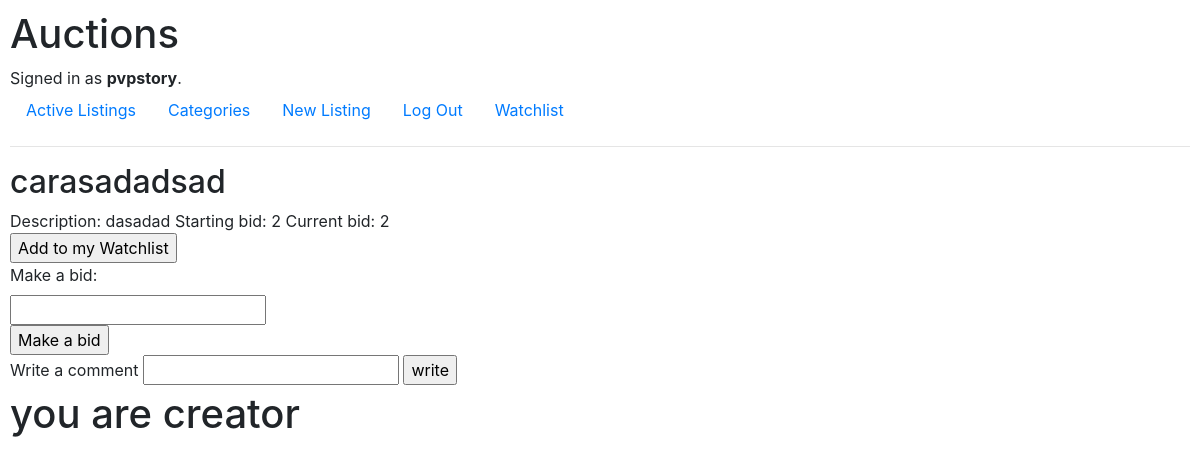
Page /listing/7 (signed in) on the earlier database version.
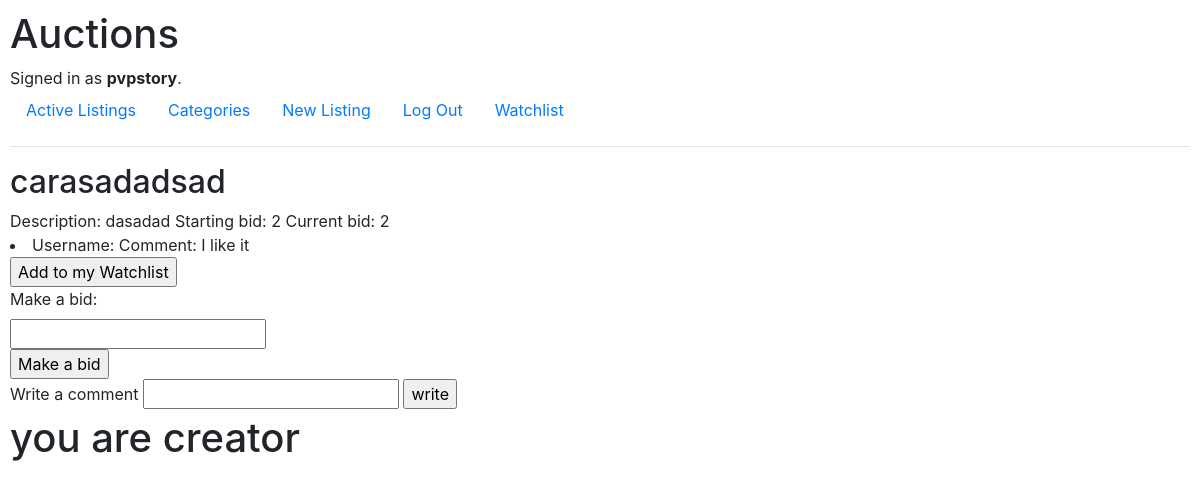
Same page on the later database version.
### auctions/models.py (models this page shows, shortened)
class comments(models.Model):
    creator = models.ForeignKey(User, on_delete=models.CASCADE)
    listing = models.ForeignKey(listings, on_delete=models.CASCADE)
    comment = models.CharField(max_length=500)

### auctions/views.py (the view)
# urls.py: path("listing/<int:listing_id>", views.listing, name="listing"),
def listing(request, listing_id):
    return render(request, "auctions/listing.html",{
        "listing": listings.objects.get(id=listing_id),
        "comments": comments.objects.filter(listing=listing_id),
        "watchlist": watchlist.objects.filter(user=request.user, listing=listing_id),
        "bid": bids.objects.get(listing=listing_id)
    })

### auctions/templates/auctions/listing.html (shortened to what this page needs)
{% extends "auctions/layout.html" %}
{% block body %}
    <h2>{{ listing.title }}</h2>
    Description: {{ listing.description }}
    Starting bid: {{ listing.starting_bit }}
    Current bid: {{ bid.current_bid }}
    {% for comment in comments %}
    <li>Username: {{ comment.user.username }} Comment: {{ comment.comment }}</li>
    {% endfor %}
    {% if user.is_authenticated %}
            {% if not watchlist %}
                   <form action="{% url 'watchlist' %}" method="post">
                <input type="submit" name="add_to_watchlist" value="Add to my Watchlist">
            </form>
                {% endif %}
        <form action="{% url 'watchlist' %}" method="post">
            <label for="new_bid">Make a bid:</label> <br>
            <input type="number" id="new_bid" name="new_bid"> <br>
            <input type="submit" name="make_a_bid" value="Make a bid">
        </form>
        <form action="{% url 'watchlist' %}" method="post">
            <label for="comment">Write a comment</label>
            <input type="text" id="comment" name="comment">
            <input type="submit" name="add_comment" value="write">
        </form>
        {% if request.user == listing.creator %}
            <h1>you are creator</h1>
            {% endif %}
    {% endif %}
{% endblock %}

Differences in the rows shown:
added comments: comment "I like it"
